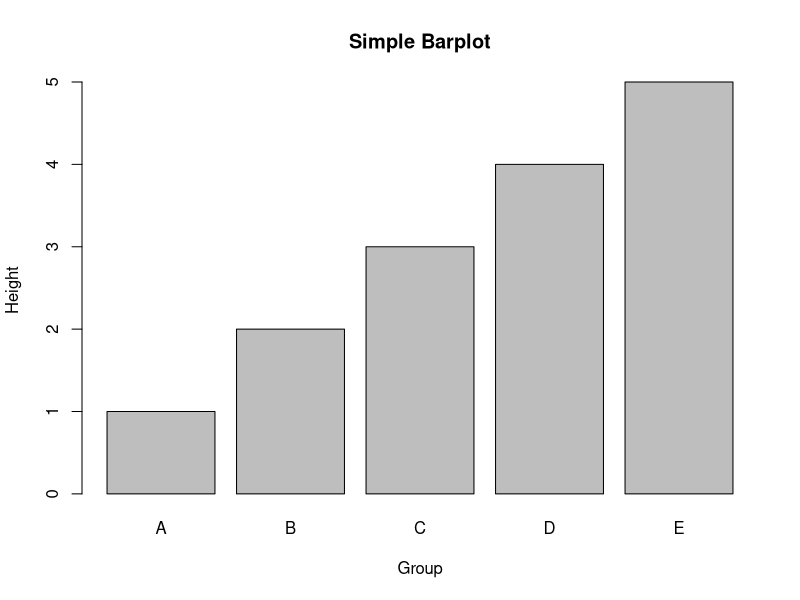

The R source for this figure:
library(ggplot2)
barplot(height=1:5,names.arg = c("A","B","C","D","E"),main="Simple Barplot",xlab = "Group",ylab = "Height")
